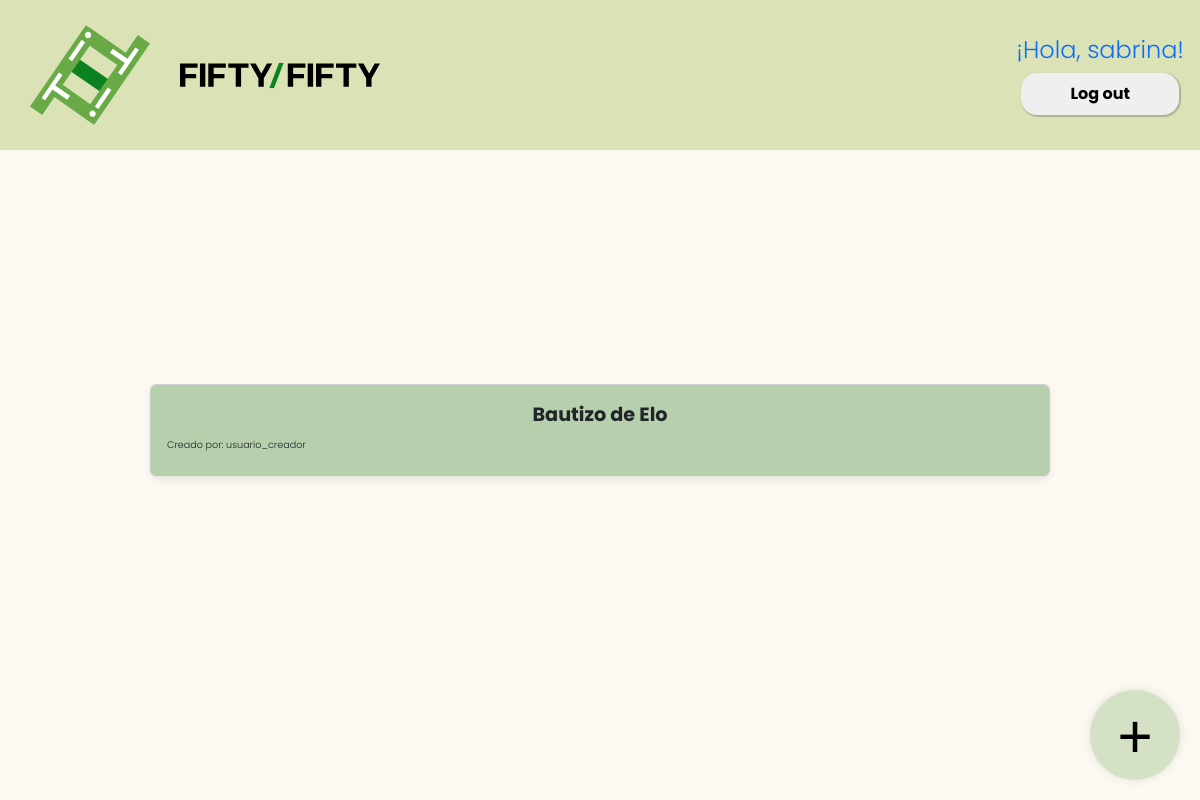
The app's page /eventos (signed in), older data.
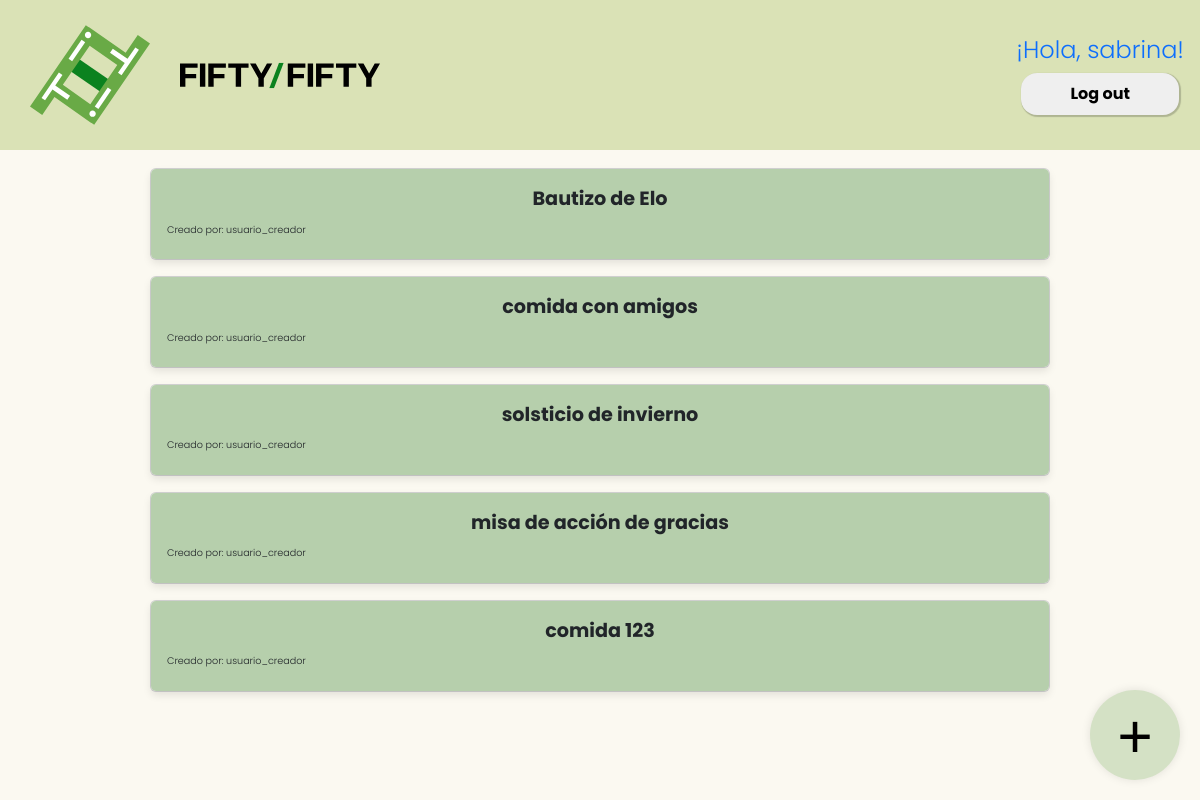
The same page, newer data.
### tables this page shows
CREATE TABLE eventos (
id_evento INTEGER PRIMARY KEY AUTOINCREMENT NOT NULL,
nombre_evento TEXT NOT NULL,
id_usuario INTEGER NOT NULL,
f_creacion DATETIME DEFAULT CURRENT_TIMESTAMP,
estado TEXT DEFAULT 'ABIERTO',
FOREIGN KEY (id_usuario) REFERENCES usuarios(id)
);

### app.py (the view, shortened to what this page needs)
@app.route("/eventos", methods=["GET", "POST"])
@login_required
def eventos():
    if request.method =="GET":
        rows = db.execute("SELECT nombre_evento, id_evento FROM eventos WHERE id_usuario = ?", (session["id"],)).fetchall()
        return render_template("eventos.html", rows= rows)

### app.py (called while the page is built)
@app.after_request
def add_header(response):
    response.cache_control.no_store = True
    response.cache_control.no_cache = True
    response.cache_control.must_revalidate = True
    response.cache_control.max_age = 0
    response.headers['Pragma'] = 'no-cache'
    response.headers['Expires'] = '0'
    return response

### helpers.py (called while the page is built)
def login_required(f):
    @wraps(f)
    def decorated_function(*args, **kwargs):
        if session.get("id") is None:
            return redirect("/login")
        return f(*args, **kwargs)
    return decorated_function

### templates/eventos.html (shortened to what this page needs)
{% extends "layout.html" %}
{% block head %}
<div class="user">
  <h4><a href="/usuario">¡Hola, {{session["username"]}}!</a></h4>
  <form action="/logout">
    <button type="submit">Log out</button>
  </form>
</div>
{% endblock %}
{% block extra_head %}
<link rel="stylesheet" href="static/styles_eventos.css">
{% endblock %}
{% block content %}
<main class="event-container">
  {% for record in rows %}
  <div class="card w-75" onclick="irEvento('{{record[1]}}')">
    <div class="card-body">
      {{record[0]}}
      <h5>Creado por: usuario_creador</h5>
    </div>
  </div>
  {% endfor %}
  <div class="add-button" onclick="changeColor()" data-bs-toggle="modal" data-bs-target="#exampleModal">
    <span>+</span>
  </div>
</main>
{% endblock %}

### templates/layout.html (shortened to what this page needs)
<!DOCTYPE html>
<html lang="en">
    <head>
        <link href="https://cdn.jsdelivr.net/npm/bootstrap@5.3.3/dist/css/bootstrap.min.css" rel="stylesheet">
        {% block extra_head %} {% endblock %}
    </head>
    <body>
        <header class="main_header">
            <div class="main_header_icono">
                <img class="icono_image_logo" src="static/logos/main.svg" alt="">
                <img class="icono_image_text" src="static/logos/title.svg" alt="">
            </div>
            {% block head %}{% endblock %}
        </header>
        {% block content %}{% endblock %}
    </body>
</html>

### static/styles_eventos.css (style rules this page uses)
* { transition: all 0.5s ease-in-out; }
html, body { height: 100%; background-color: #FBF9F1; }
main { text-align: center; display: flex; gap: 1em; flex-direction: column; align-items: center; justify-content: center; height: 70%; }
.add-button { position: fixed; bottom: 20px; right: 20px; background-color: #d4e1c5; width: 90px; height: 90px; border-radius: 50%; display: flex; align-items: center; justify-content: center; font-size: 3.9em; font-weight: 500; color: #000000; box-shadow: 0 0 10px rgba(0, 0, 0, 0.1); cursor: pointer; transition: background-color 0.3s ease, color 0.3s ease; }
body { margin: 0; min-height: 100vh; }
form { margin-bottom: 1em; }
form button { box-shadow: 1px 1px 1px 1px rgba(0,0,0,0.2); border: 1px solid transparent; border-radius: 1em; padding: 0.5em 3em 0.5em 3em; font-family: 'poppins-bold'; transition: 1s; }
.main_header { width: 100%; display: flex; justify-content: space-between; align-items: center; background-color: #DAE2B6; }
.main_header_icono { display: flex; width: 50%; height: 100%; max-height: 150px; }
.icono_image_text { margin: 5%; max-width: 40%; max-height: 40%; }
.icono_image_logo { margin-left: 5%; margin-top: 2%; margin-bottom: 2%; max-width: 20%; max-height: 40%; }
.user { display: flex; flex-direction: column; justify-content: center; align-items: center; padding-right: 1em; margin-top: 1em; }
a { text-decoration: none; font-family: 'poppins-light'; }
.card-body { background-color:#B6CFAC; width: 100%; border-radius: 5px; font-family: 'poppins-bold'; font-size: 1.2em; box-shadow: 0 4px 8px rgba(0, 0, 0, 0.1); }
h5 { margin-top: 1em; font-size: 0.5em; text-align: left; font-family: 'poppins-light'; }

Row changes from the older to the newer data that the page shows:
added eventos: nombre_evento "comida con amigos"
added eventos: nombre_evento "solsticio de invierno"
added eventos: nombre_evento "misa de acción de gracias"
added eventos: nombre_evento "comida 123"
